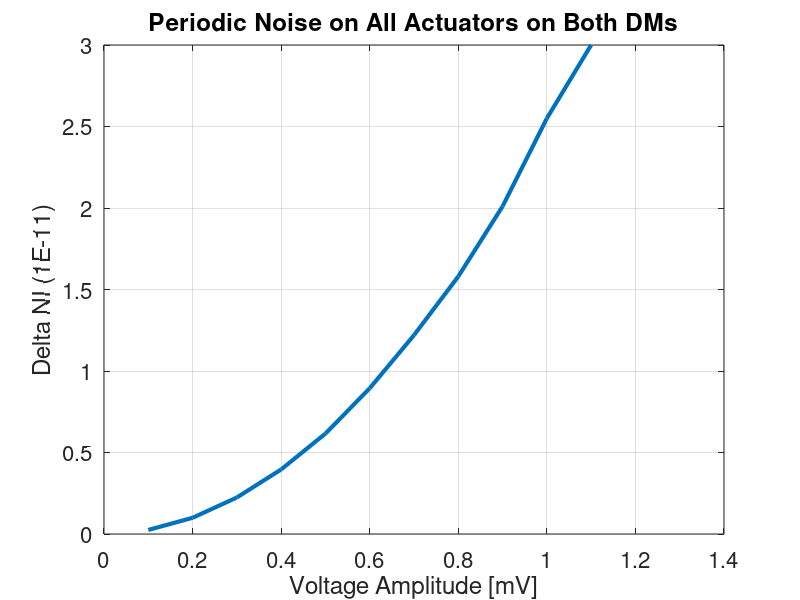
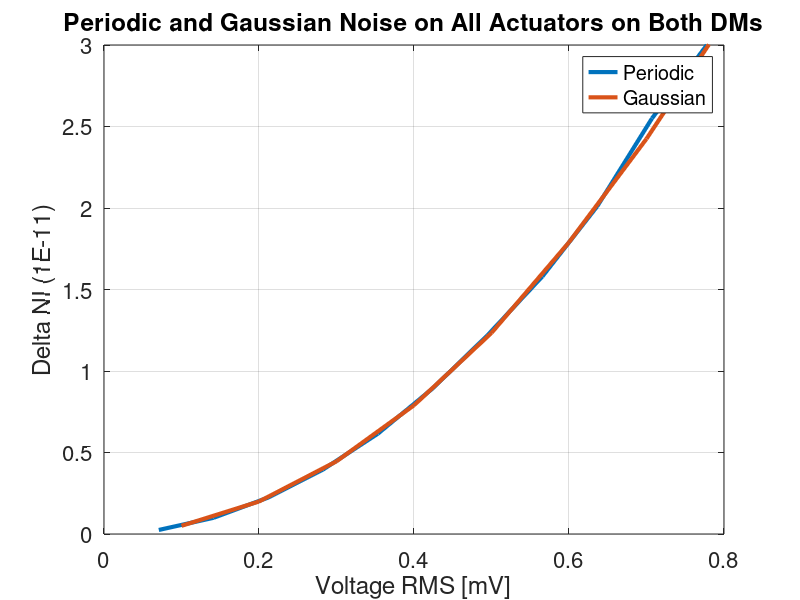

Source code (MATLAB) for these figures, in order:
clear all
close all
clc

% For the x-axis variables.
paa.amplitude_list = [0.1 0.2 0.3 0.4 0.5 0.6 0.7 0.8 0.9 1.0 1.1];
paa.rms_list = paa.amplitude_list / sqrt(2);

paa.mean_delta_ni_list = [2.48E-13 9.94E-13 2.24E-12 3.96E-12 6.16E-12...
    8.94E-12 1.22E-11 1.58E-11 2.01E-11 2.55E-11 3.00E-11];

paa.std_of_the_mean_list = [9.14E-15 3.65E-14 7.82E-14 1.21E-13 1.93E-13...
    3.24E-13 4.13E-13 5.00E-13 6.31E-13 4.95E-13 1.08E-12];

% figure
% % errorbar(rms_list,mean_delta_ni_list/(1e-11),...
% %     std_of_the_mean_list/(1e-11),'linewidth',3,...
% %     'color',[0 0 0])
% grid on
% xlabel('RMS Voltage [mV]')
% ylabel('Delta NI [1E-11]')
% title('Periodic voltage on all actuators both DMs')
% set(gca,'fontsize',16)

% Zero Mean Normally Distrubuted Noise on All Actuators
naa.std_list = [0.1000 0.2000 0.3000 0.4000 0.5000 ...
    0.6000 0.7000 0.8000]
naa.mean_delta_ni_list = [5.0261e-13 1.9941e-12 4.4592e-12 7.8967e-12 ...
    1.2336e-11 1.7897e-11 2.4245e-11 3.1432e-11]


figure;
plot(paa.amplitude_list, paa.mean_delta_ni_list/1e-11,'linewidth',3)
grid on
xlabel('Voltage Amplitude [mV]')
ylabel('Delta NI (1E-11)')
title('Periodic Noise on All Actuators on Both DMs')

set(gca,'fontsize',16)


figure;
plot(paa.rms_list, paa.mean_delta_ni_list/1e-11,'linewidth',3)
hold all
plot(naa.std_list, naa.mean_delta_ni_list/1e-11,'linewidth',3)
grid on
xlabel('Voltage RMS [mV]')
ylabel('Delta NI (1E-11)')
title('Periodic and Gaussian Noise on All Actuators on Both DMs')
xlim([0 1])
ylim([0 3])
set(gca,'fontsize',16)
xlim([0 0.8])
legend('Periodic','Gaussian')